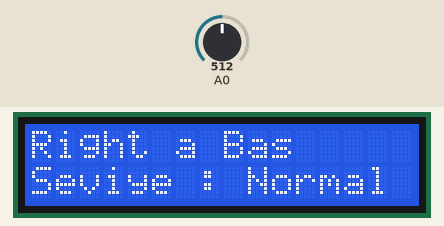
Simulated run of this sketch. Board: Arduino Uno, built with avr-gcc and run on an emulated ATmega328P. Shown: 16×2 character LCD. The test bench sets the inputs (shaded band); at power-on: A0 = 512. Random numbers use the default seed unless the sketch sets one.

Above: at 3.2 s.
3.3 s: A0 set to 417
4.8 s: A0 set to 385
At 6.0 s:
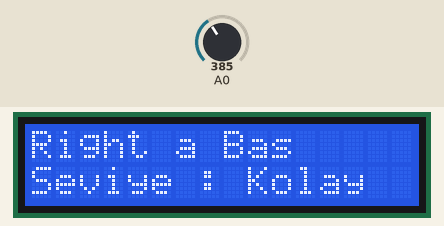
6.6 s: A0 set to 211
8.1 s: A0 set to 184
At 8.6 s:
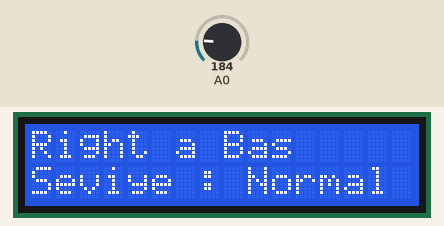
9.7 s: A0 set to 55
11.2 s: A0 set to 46
At 11.7 s:
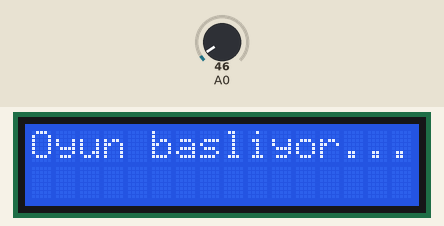
At 12.6 s:
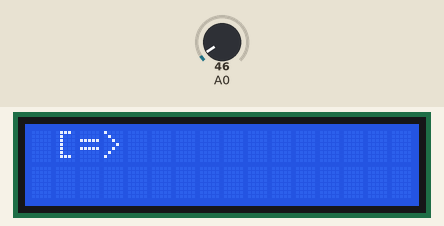
Timing chart, 0 to 14.2 s (numbered marks = the images above; inputs shaded):
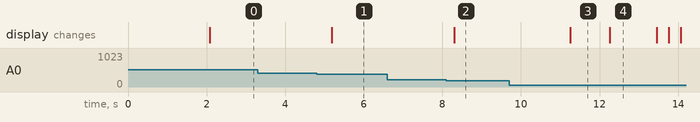

Measured:
- the behaviour switches between 400 and 399 on A0 (found by bisection; images 0 and 1)
- the behaviour switches between 200 and 199 on A0 (found by bisection; images 1 and 2)
- the behaviour switches between 50 and 49 on A0 (found by bisection; images 2 and 3)
- after the input at 3.3 s, every drawn part: stays the same
- after the input at 4.8 s, the display: changes after 0.39 s (image 1)
- after the input at 6.6 s, every drawn part: stays the same
- after the input at 8.1 s, the display: changes after 0.20 s (image 2)
- after the input at 9.7 s, every drawn part: stays the same
- after the input at 11.2 s, the display: changes after 0.05 s (image 3)
- what the display in image 3 shows lasts 1.0 s, from 11.3 s to 12.3 s

The sketch:

LCD_keypad_oyun.ino
```cpp
#include <LiquidCrystal.h>
#include <LCDKeypad.h>

#define  STATE_GAME       1
#define  STATE_GAME_LOST  2
#define  STATE_GAME_WON   3
#define  STATE_MENU       0

#define  KEY_UP     1
#define  KEY_DOWN   2
#define  KEY_RIGHT  0
#define  KEY_LEFT   3
#define  KEY_SELECT 5

int state = STATE_MENU;
int lcd_width = 16;

// Detect physical key press. Very neat, this board
// maps the 5 physical keys to 1 analog input! The
// mapping below lets us determine which key was pressed
int adc_key_val[5] ={
  50, 200, 400, 600, 800 };
int adc_key_in;
int NUM_KEYS = 5;
int key =     -1;
int oldkey =  -1;

// the default timing interval of the game
int   interval =       300;
long  previousMillis = 0;

// define the player and starting position
String player_ship =    "[=>";
int player_position_y = 0;
int player_position_x = 1;

int number_of_enemies = 20;
// This defines the enemies if you want to build your level by hand.
// Below, these values will be overwritten by random values. But I
// wanted to leave this in so you can see how to define a level.
// Simply comment out the code below that fills in random the values.
int enemies_x[20] = {
  16, 22, 27, 34, 38, 42, 47, 51, 54, 58, 65, 70, 74, 78, 83, 87, 91, 95, 99, 104};
int enemies_y[20] = {
  1, 0, 0, 1, 0, 1, 0, 1, 1, 0, 1, 0, 0, 1, 0, 1, 0, 1, 1, 0};

// the current difficulty setting of the game
int difficulty = 3;

LiquidCrystal lcd(8, 13, 9, 4, 5, 6, 7);

void setup()
{
  // initialize the serial port
  Serial.begin(9600);

  // initialize the lcd screen
  lcd.begin(16,2);

  // clear the lcd screen and show the game startup text
  lcd.clear();
  lcd.setCursor(0,0);
  lcd.print(" Arduino Bey ");
  lcd.setCursor(0,1);
  lcd.print(" Oyun Baslasin !!");

  // seed the random number generator so we get different values every new run
  // analog pin 1 should be a "fairly" random value because it is "floating"
  randomSeed(analogRead(1));

  // randomly generate the placement of the enemies so each game is different.
  // first, make sure we start with at least the width of the lcd so no enemies
  // are on the screen when we first launch. Also need to be sure we have at
  // least the ship length between the enemies to be sure the game is solvable!
  // COMMENT OUT THE BLOCK BELOW TO USE DEININED VALUES ABOVE
  int accumulation = lcd_width;
  for(int i=0; i<number_of_enemies; i++) {
    // randomly pick a number between the ship's length and 8
    accumulation += random((player_ship.length()+1), 8);
    enemies_x[i] = accumulation;
    enemies_y[i] = random(0,2);
  }

  // show the startup text for 2 seconds
  delay(2000);
}

void loop()
{
  unsigned long currentMillis = millis();

  // only do this after the defined interval has passed since the last time
  if(currentMillis - previousMillis > interval) {

    // remember when we do this block
    previousMillis = currentMillis;

    if(state == STATE_MENU) {
        lcd.clear();
        lcd.setCursor(0, 0);
        lcd.print("Right a Bas");
        showDifficulty();
    }
    else if(state == STATE_GAME) {
        // clear the screen and draw the player
        lcd.clear();
        lcd.setCursor(player_position_x, player_position_y);
        lcd.print(player_ship);

        // for each enemy
        for(int i=0; i<number_of_enemies; i++) {
          // move them to the left 1 space
          enemies_x[i] = enemies_x[i] - 1;

          // and draw them where they should appear
          if(enemies_x[i] >= 0 && enemies_x[i] <= lcd_width) {
            lcd.setCursor(enemies_x[i], enemies_y[i]);
            lcd.print("*");
          }

          // check to see if any enemy touches the player, if so, GAME OVER!!!
          if((enemies_x[i] <= player_position_x+player_ship.length())
            && (enemies_x[i] >= player_position_x)
            && (enemies_y[i] == player_position_y))
            state = STATE_GAME_LOST;
        }

        // check to see if all enemies have been passed, if so, GAME WON!!!
        if(enemies_x[(number_of_enemies-1)] < 0)
          state = STATE_GAME_WON;
    }
    else if(state == STATE_GAME_LOST) {
        lcd.clear();
        lcd.setCursor(2, 0);
        lcd.print("OYUN BITTI");
    }
    else if(state == STATE_GAME_WON) {
        lcd.clear();
        lcd.setCursor(3, 0);
        lcd.print("KAZANDIN!!!");
    }
  }

  // check for key presses on every cycle
  // read the value from the sensor
  adc_key_in = analogRead(0);
  // convert into key press
  key = get_key(adc_key_in);
  // if keypress is detected
  if (key != oldkey)
  {
    // we want to "debounce" the switch so we don't get multiple presses
    delay(50);
    // read the value from the sensor
    adc_key_in = analogRead(0);

    // convert into key press
    key = get_key(adc_key_in);
    if (key != oldkey) {
      oldkey = key;
      if (key >= 0) {
        // we have a valid key
        if(key == KEY_DOWN) {
          // this key has different functions based on the state of our game!
          if(state == STATE_GAME) {
            player_position_y = 1;
          }
          else if(state == STATE_MENU) {
            if(difficulty < 4) {
              difficulty = difficulty + 1;
              interval = difficulty * 100;
            }
          }
        }
        else if(key == KEY_UP) {
          // this key has different functions based on the state of our game!
          if(state == STATE_GAME) {
            player_position_y = 0;
          }
          else if (state == STATE_MENU) {
            if(difficulty >= 2) {
              difficulty = difficulty - 1;
              interval = difficulty * 100;
            }
          }
        }
        else if(key == KEY_RIGHT) {
          lcd.clear();
          lcd.setCursor(0, 0);
          lcd.print("Oyun basliyor...");
          delay(1000);
          state = STATE_GAME;
        }
      }
    }
  }
}

// convenience method for displaying the difficulty
void showDifficulty() {
  lcd.setCursor(0, 1);
  if(difficulty == 1)
    lcd.print("Seviye : Cok Zor!");
  else if(difficulty == 2)
    lcd.print("Seviye : Zor");
  else if(difficulty == 3)
    lcd.print("Seviye : Normal");
  else if(difficulty == 4)
    lcd.print("Seviye : Kolay");
}

// Convert ADC value to key number
int get_key(unsigned int input) {
  int k;
  for (k = 0; k < NUM_KEYS; k++) {
    if (input < adc_key_val[k]) {
      return k;
    }
  }
  if (k >= NUM_KEYS)k = -1;  // No valid key pressed
  return k;
}
```
